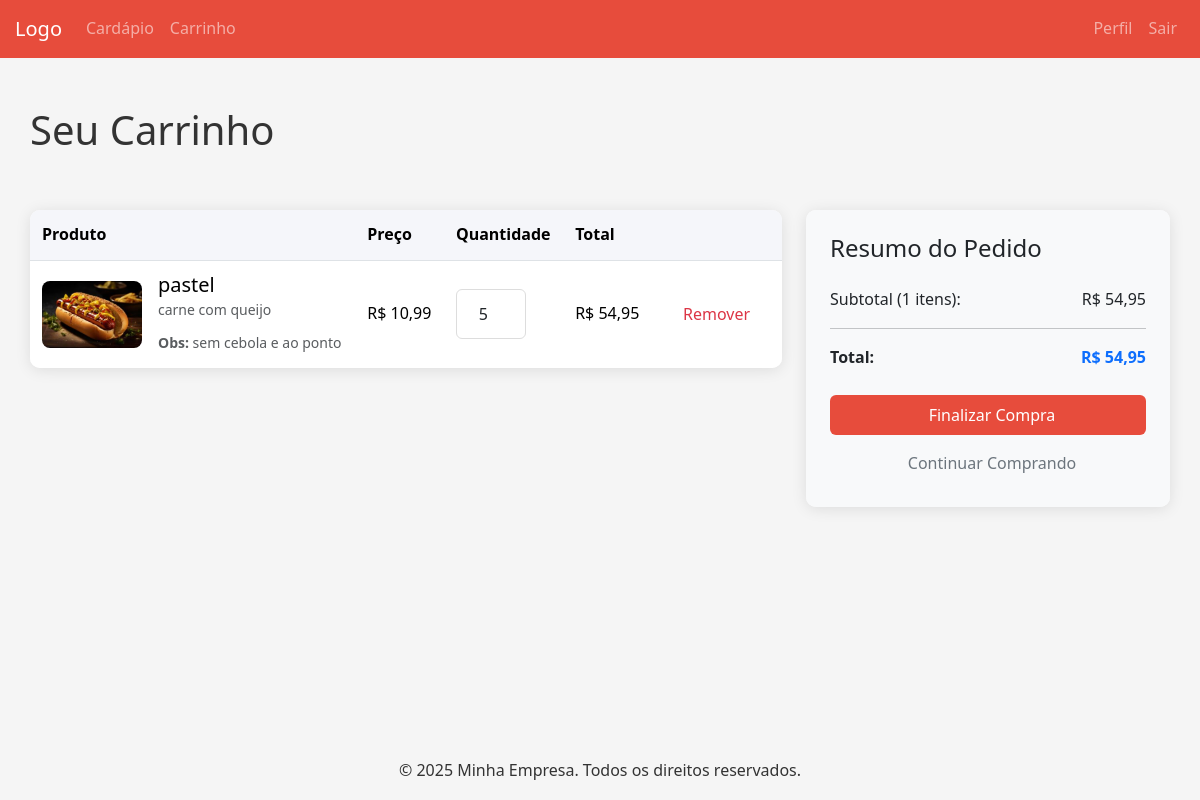
Page /carrinho/ (signed in) on the committed database.
### carrinho/models.py (models this page shows, shortened)
class ItemCarrinho(models.Model):
    carrinho = models.ForeignKey(Carrinho, on_delete=models.CASCADE, related_name='itens')
    produto = models.ForeignKey(Produto, on_delete=models.CASCADE)
    observacao = models.CharField(max_length=100, blank=True, null=True)
    quantidade = models.PositiveIntegerField(default=1)
    adicionais = models.ManyToManyField(Adicional, blank=True)  # Adicione esta linha
    def total_item(self):
        total = self.produto.preco * self.quantidade
        for adicional in self.adicionais.all():
            total += adicional.preco_extra * self.quantidade
        return total

### produto/models.py (models this page shows, shortened)
class Produto(models.Model):
    nome = models.CharField(max_length=100)
    descricao = models.TextField(blank=True, null=True)
    categorias = models.ManyToManyField(CategoriaProduto, related_name='produtos')
    preco = models.DecimalField(max_digits=10, decimal_places=2)
    imagem = models.ImageField(upload_to='produtos/', blank=True, null=True)
    disponivel = models.BooleanField(default=True)  # Campo para controlar disponibilidade

### carrinho/views.py (the view)
# urls.py: path('carrinho/', include("carrinho.urls"), name="carrinho"),
@login_required
def carrinho(request, id=None):
    if id and not request.user.is_superuser:
        messages.error(request, 'Você não tem permissão para acessar este carrinho.')
        return redirect('carrinho')
    user = get_object_or_404(Usuario, id=id) if id else request.user
    carrinho_usuario, created = Carrinho.objects.get_or_create(usuario=user)
    itens_carrinho = ItemCarrinho.objects.filter(carrinho=carrinho_usuario).select_related('produto').prefetch_related('adicionais')
    locais_entrega = LocalEntrega.objects.all()
    total_produtos = sum(item.produto.preco * item.quantidade for item in itens_carrinho)
    total_adicionais = sum(
        sum(adicional.preco_extra for adicional in item.adicionais.all()) * item.quantidade
        for item in itens_carrinho
    )
    total_geral = total_produtos + total_adicionais
    context = {
        'itens_carrinho': itens_carrinho,
        'total': total_produtos,
        'total_adicionais': total_adicionais,
        'total_geral': total_geral,
        'is_own_cart': user == request.user,
        'locais_entrega': locais_entrega,
        'total_com_entrega': total_geral  # Inicial sem taxa
    }
    return render(request, 'carrinho/carrinho.html', context)

### templates/carrinho/carrinho.html (shortened to what this page needs)
{% extends "base.html" %}
{% load static %}
{% block content %}
<div class="container">
    <h1 class="my-4">Seu Carrinho</h1>
    {% if itens_carrinho %}
    <div class="row">
        <div class="col-lg-8">
            <div class="card mb-4">
                <div class="card-body p-0">
                    <div class="table-responsive">
                        <table class="table mb-0">
                            <thead class="thead-light">
                                <tr>
                                    <th scope="col">Produto</th>
                                    <th scope="col">Preço</th>
                                    <th scope="col">Quantidade</th>
                                    <th scope="col">Total</th>
                                    <th scope="col"></th>
                                </tr>
                            </thead>
                            <tbody>
                                {% for item in itens_carrinho %}
                                <tr>
                                    <td data-label="Produto">
                                        <div class="d-flex align-items-center">
                                            {% if item.produto.imagem %}
                                            <img src="{{ item.produto.imagem.url }}" alt="{{ item.produto.nome }}" class="product-img me-3">
                                            {% else %}
                                            <div class="product-img me-3 bg-light d-flex align-items-center justify-content-center">
                                                <i class="bi bi-image text-muted"></i>
                                            </div>
                                            {% endif %}
                                            <div>
                                                <h5 class="mb-0">{{ item.produto.nome }}</h5>
                                                <small class="text-muted">{{ item.produto.descricao|truncatechars:50 }}</small>
                                                {% if item.observacao %}
                                                <div class="mt-2">
                                                    <small class="text-muted"><strong>Obs:</strong> {{ item.observacao }}</small>
                                                </div>
                                                {% endif %}
                                            </div>
                                        </div>
                                    </td>
                                    <td data-label="Preço">R$ {{ item.produto.preco|floatformat:2 }}</td>
                                    <td data-label="Quantidade">
                                        <form method="post" action="{% url 'atualizar_carrinho' %}" class="d-inline">
                                            <input type="number" name="quantidade"
                                                   value="{{ item.quantidade }}" min="1"
                                                   class="form-control quantity-input" onchange="this.form.submit()">
                                        </form>
                                    </td>
                                    <td data-label="Total">R$ {{ item.total_item|floatformat:2 }}</td>
                                    <td data-label="">
                                        <a href="{% url 'remover_do_carrinho' item.produto.id %}" class="btn btn-sm btn-outline-danger btn-responsive">
                                            <span class="d-none d-md-inline">Remover</span>
                                        </a>
                                    </td>
                                </tr>
                                {% endfor %}
                            </tbody>
                        </table>
                    </div>
                </div>
            </div>
        </div>
        <div class="col-lg-4">
            <div class="card sticky-top" style="top: 20px;">
                <div class="card-body total-section">
                    <h4 class="card-title mb-4">Resumo do Pedido</h4>
                    <div class="d-flex justify-content-between mb-2">
                        <span>Subtotal ({{ itens_carrinho|length }} itens):</span>
                        <span>R$ {{ total|floatformat:2 }}</span>
                    </div>
                    <hr>
                    <div class="d-flex justify-content-between fw-bold mb-4">
                        <span>Total:</span>
                        <span class="text-primary">R$ {{ total|floatformat:2 }}</span>
                    </div>
                    <a href="{% url 'confirmar_compra' %}" class="btn btn-primary btn-lg w-100 mb-2 py-2">
                        Finalizar Compra
                    </a>
                    <a href="{% url 'listar_produtos' %}" class="btn btn-outline-secondary w-100 py-2">
                        Continuar Comprando
                    </a>
                </div>
            </div>
        </div>
    </div>
    {% endif %}
</div>
{% endblock %}

### static/css/style.css (style rules this page uses)
:root { --primary-color: #e74c3c; --primary-hover: #c0392b; --secondary-color: #2ecc71; --secondary-hover: #27ae60; --danger-color: #d63031; --danger-hover: #b71c1c; --light-color: #f5f6fa; --dark-color: #2f3640; --text-color: #333; --border-radius: 6px; --box-shadow: 0 2px 10px rgba(0, 0, 0, 0.1); --transition: all 0.3s ease; }
* { margin: 0; padding: 0; box-sizing: border-box; }
body { font-family: 'Segoe UI', Tahoma, Geneva, Verdana, sans-serif; background-color: #f5f5f5; color: var(--text-color); line-height: 1.6; }
.container { max-width: 1200px; margin: 0 auto; padding: 0 15px; }
.card { background: white; border-radius: var(--border-radius); box-shadow: var(--box-shadow); overflow: hidden; margin-top: 2rem; }
.card-body { padding: 1.5rem; }
.form-control { width: 100%; padding: 0.75rem; border: 1px solid #ddd; border-radius: var(--border-radius); font-size: 1rem; transition: var(--transition); }
.table { width: 100%; border-collapse: collapse; margin-bottom: 1.5rem; }
.table th { background-color: var(--light-color); padding: 0.75rem; text-align: left; font-weight: 600; }
.table td { padding: 0.75rem; border-bottom: 1px solid #eee; vertical-align: middle; }
.table tr:last-child td { border-bottom: none; }
.btn { display: inline-block; padding: 0.6rem 1.2rem; font-size: 1rem; font-weight: 500; text-align: center; border: none; border-radius: var(--border-radius); cursor: pointer; transition: var(--transition); text-decoration: none; }
.btn-primary { background-color: var(--primary-color); color: white; }

### templates/carrinho/carrinho.html (style rules this page uses)
.product-img { max-width: 100px; height: auto; border-radius: 8px; object-fit: cover; }
.quantity-input { width: 70px; text-align: center; }
.total-section { background-color: rgba(248, 249, 250, 0.9); padding: 20px; border-radius: 8px; }
.btn-primary, .btn-outline-secondary { transition: all 0.3s ease; }
.card { border: none; box-shadow: 0 2px 15px rgba(0, 0, 0, 0.1); border-radius: 10px; overflow: hidden; }
.card-body { padding: 1.5rem; }
.table { margin-bottom: 0; }
.table th { border-top: none; font-weight: 600; }

### templates/base.html (style rules this page uses)
.btn-primary { background-color: #e74c3c; border-color: #e74c3c; }

### rows in the picture
ItemCarrinho: produto.imagem (picture), produto.nome "pastel", produto.descricao "carne com queijo", observacao "sem cebola e ao ponto", produto.preco "10,99", quantidade "5", total_item "54,95"

### other values in the picture
{{ itens_carrinho|length }} "1"
{{ total|floatformat:2 }} "54,95"
